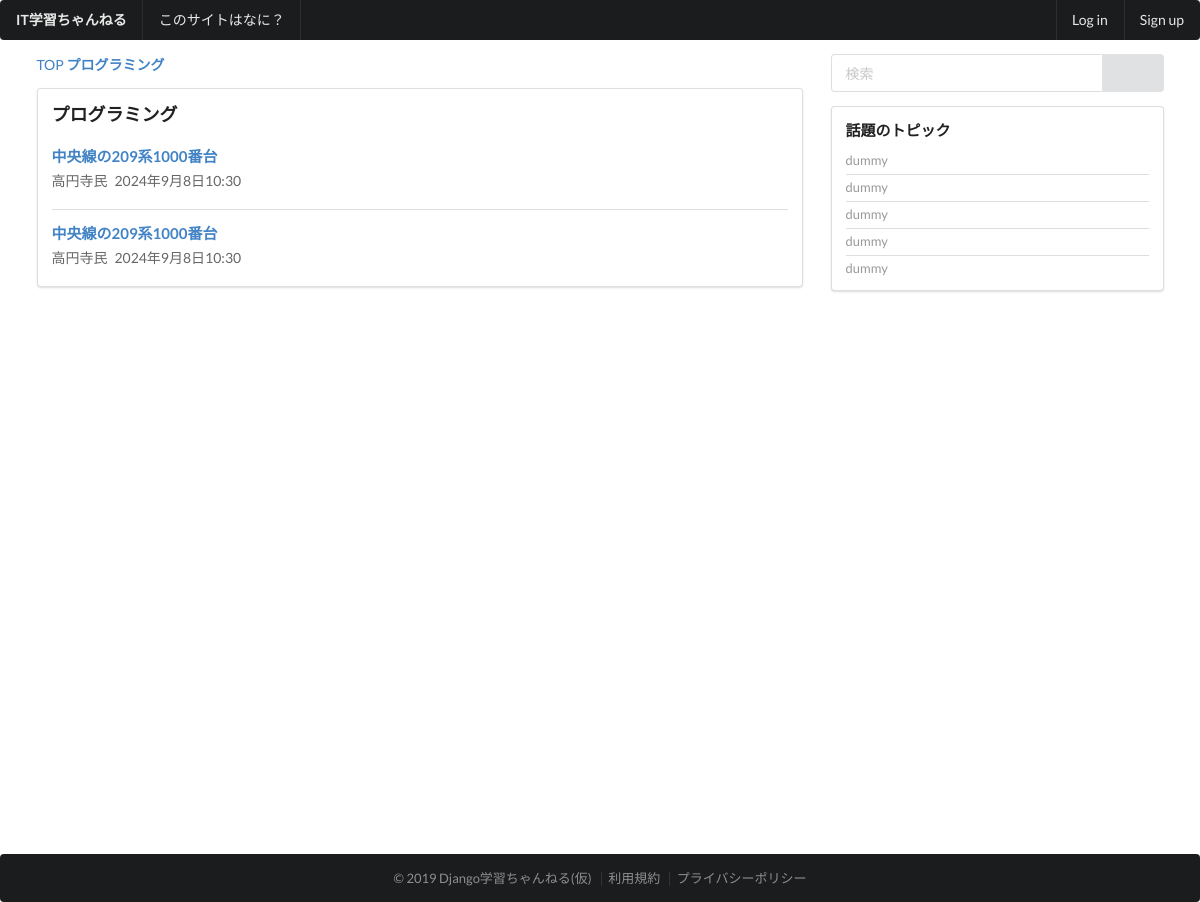
Page /thread/category/programing/ on the committed database.
### thread/models.py (models this page shows, shortened)
class Category(models.Model):
    name = models.CharField(
        'カテゴリー名',
        max_length=50,
    )
    url_code = models.CharField(
        'URLコード',
        max_length=50,
        null=True,
        blank=False,
        unique=True,
    )
    sort=models.IntegerField(
        verbose_name='ソート',
        default=0,
    )
    objects = CategoryManager()

class Topic(models.Model):
    user_name = models.CharField(
        '名無しさん',
        max_length=30,
        null=True,
        blank=False,
    )
    title = models.CharField(
        'タイトル',
        max_length=255,
        null = False,
        blank = False,
    )
    message = models.TextField(
        verbose_name='本文',
        null=True,
        blank=False,
    )
    category = models.ForeignKey(
        Category,
        verbose_name='カテゴリー',
        on_delete=models.PROTECT,
        null=True,
        blank=False,
    )
    status = models.IntegerField(
        'トピックのステータス',
        default=0,
        choices=TOPIC_STATUS_CHOICE,
    )
    created = models.DateTimeField(
        auto_now_add=True,
    )
    modified = models.DateTimeField(
        auto_now=True,
    )
    objects = TopicManager()

### thread/views.py (the view)
# urls.py: path('category/<str:url_code>/', views.CategoryView.as_view(), name='category'),
class CategoryView(ListView):
    template_name = 'thread/category.html'
    context_object_name = 'topic_list'
    def get_queryset(self):
        return Topic.objects.filter(category__url_code = self.kwargs['url_code'])
    def get_context_data(self, **kwargs):
        ctx = super().get_context_data(**kwargs)
        ctx['category'] = get_object_or_404(Category, url_code=self.kwargs['url_code'])
        return ctx

### templates/thread/category.html (shortened to what this page needs)
{% extends 'base/base.html' %}
{% block content %}
<div class="ui grid stackable">
    <div class="eleven wide column">
        <div class="ui breadcrumb">
            <a class="section">TOP</a>
            <a class="active section">{{category.name}}</a>
        </div>
        <div class="ui segment">
            <div class="content">
                <div class="header"><h3>{{category.name}}</h3></div>
                <div class="ui divided items">
                    {% if topic_list %}
                    {% for topic in topic_list %}
                    <div class="item">
                        <div class="content">
                            <div class="header">
                                <a href="{% url 'topic' pk=topic.id %}"><h4>{{topic.title}}</h4></a>
                            </div>
                            <div class="meta">
                                <span class="name">{{topic.user_name}}</span>
                                <span class="date">{{topic.created}}</span>
                            </div>
                        </div>
                    </div>
                    {% endfor %}
                    {% else %}
                    <div class="ui warning message">トピックが存在しません</div>
                    {% endif %}
                </div>
            </div>
        </div>
    </div>
    {% include 'base/sidebar.html' %}
</div>
{% endblock %}

### rows in the picture
Category: name "プログラミング"
Topic: title "中央線の209系1000番台", user_name "高円寺民", created "2024年9月8日10:30"
Topic: title "中央線の209系1000番台", user_name "高円寺民", created "2024年9月8日10:30"
